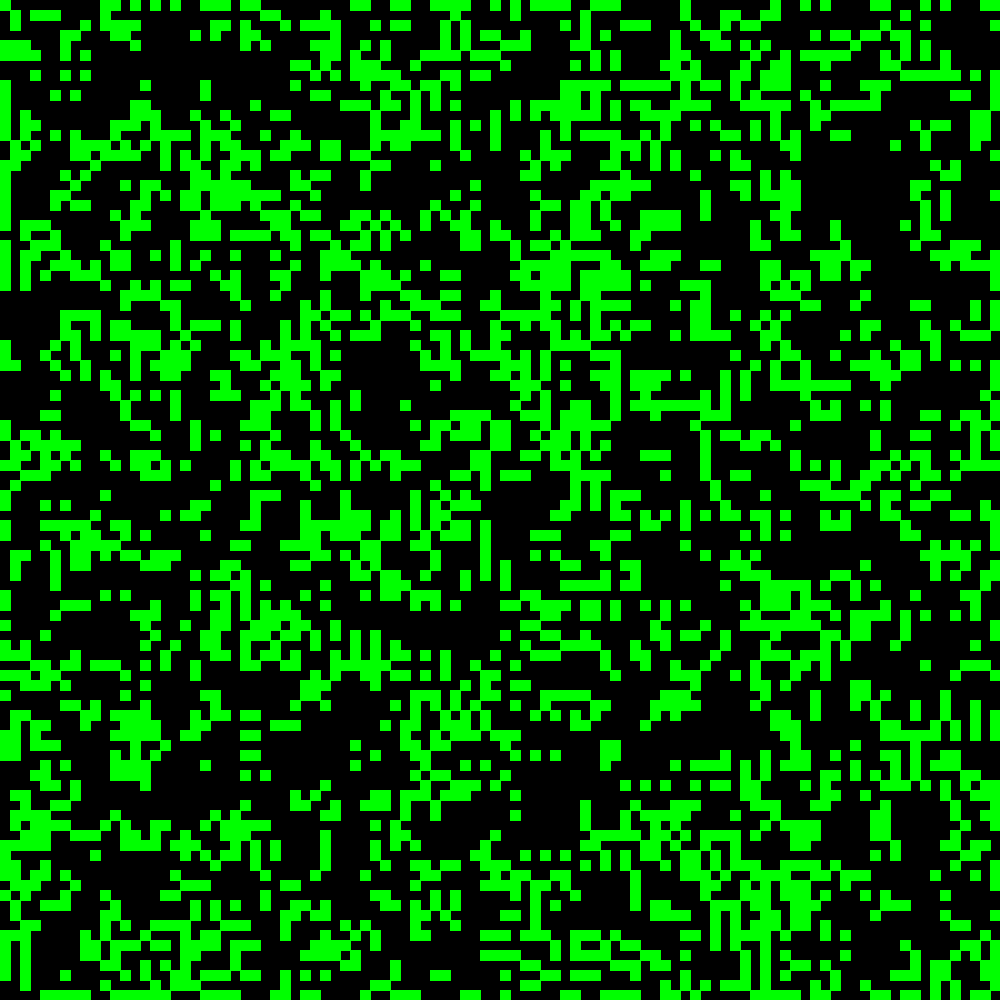
Frame 1 (no input)
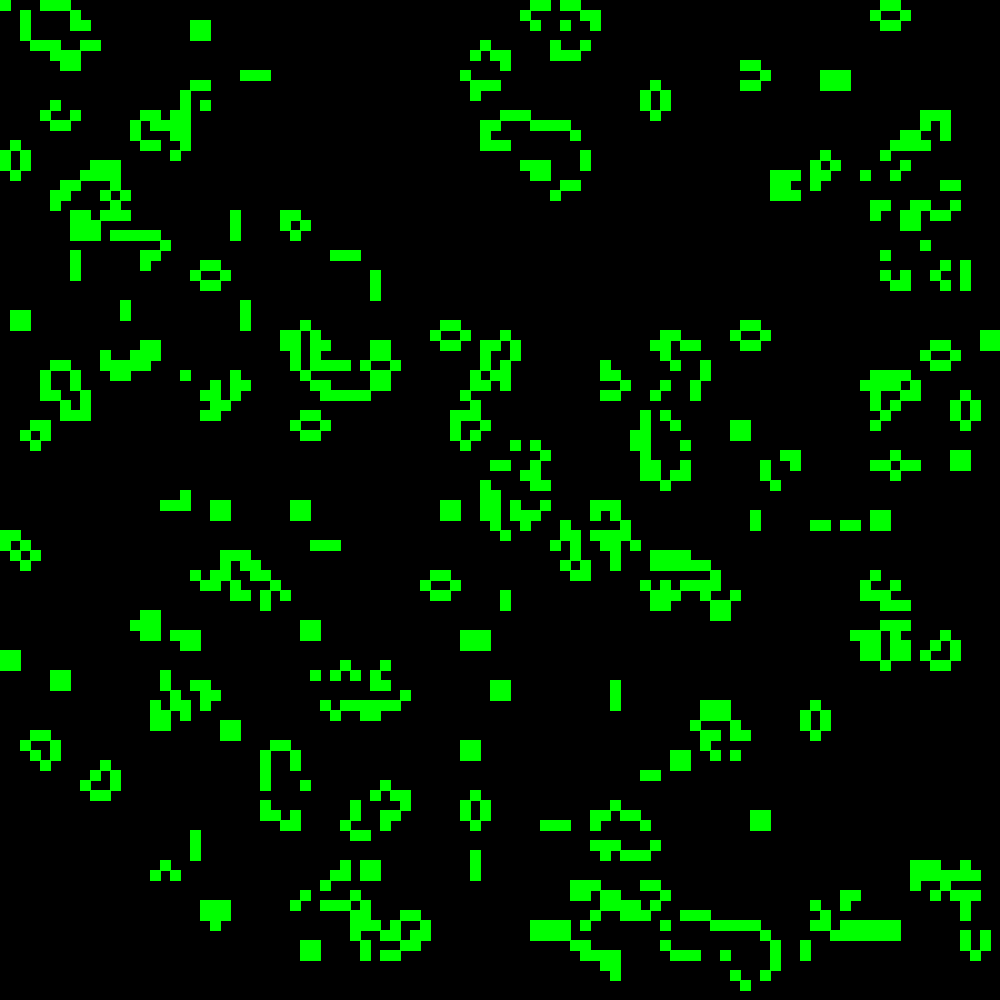
Frame 60 (the mouse pressed at the canvas centre just before this capture)
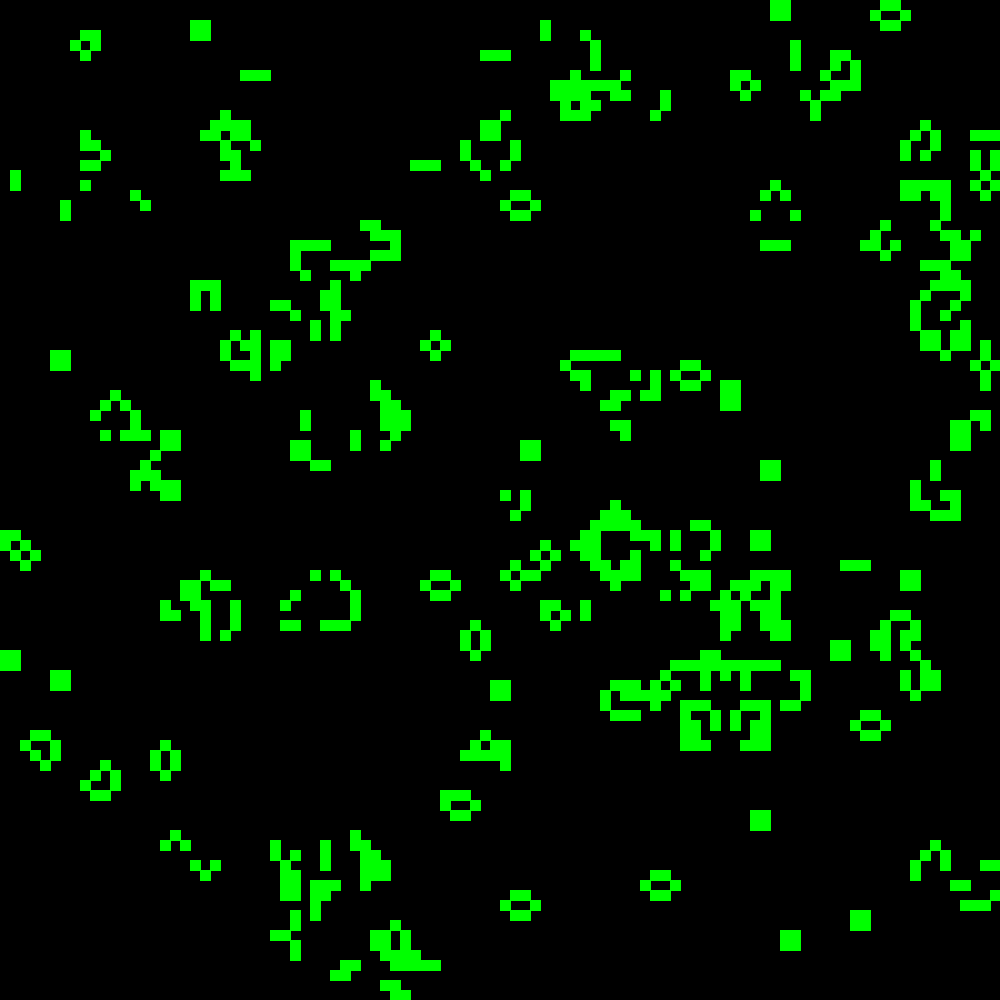
Frame 120 (the mouse held since frame 60 and released just before this capture)

The Processing sketch that drew these frames (run headless with seeded random() and noise(); from frame 60 on, the mouse is pressed at the canvas centre):

// Processing sketch: lifegame2
// ── lifegame2.pde
boolean[][] field;
boolean[][] temp_field;

int size = 100;

void setup(){
  size(1000,1000);
  field = new boolean[size][size];
  temp_field = new boolean[size][size];
  
  for(int i = 0; i < size * size; i++ ){
    field[i/size][i%size] = int(random(2)) == 0;
  }
    frameRate(20);
}

void draw(){
  background(0);
  
  int side = width/size;
  step();
  
  edit_field();
  
  fill(0,255,0);
  stroke(0,255,0);
  
  for(int i = 0; i < size; i++ ){
    for(int j = 0; j < size; j++ ){
      if( field[i][j] ){
        rect(i * side, j * side, side , side);
      }
    }
  }
}
  
  void step(){
    for(int i = 0; i < size; i++ ){
      for(int j = 0; j < size; j++ ){
        temp_field[i][j] = is_alive(i, j);
      }
    }
    for(int i = 0; i < size; i++ ){
      for(int j = 0; j < size; j++ ){
        field[i][j] = temp_field[i][j];
      }
    }
  }
  
  boolean is_alive(int x, int y){
    int count = 0;
    
    for(int i = -1; i <= 1; i++ ){
      for(int j = -1; j <= 1; j++ ){
        if( in_range(x+i, y+j) )
          if( i != 0 || j != 0)
            if( field[x + i][y + j])
              count++;
      }
    }
     
    
    if( field[x][y] && (count == 2 || count == 3))
    return true;
    else if(field[x][y] == false && count == 3)
    return true;
    else
    return false;
      }
      
    boolean in_range(int x, int y){
      if(x < 0 || x >= size || y < 0 || y >= size)
      return false;
     return true;
    }
    
    void edit_field(){
      int x = mouseX * size /width;
      int y = mouseY * size /height;
      
      if(in_range(x, y))
      field[x][y] = !field[x][y];
    }
        
     
     
     
     
